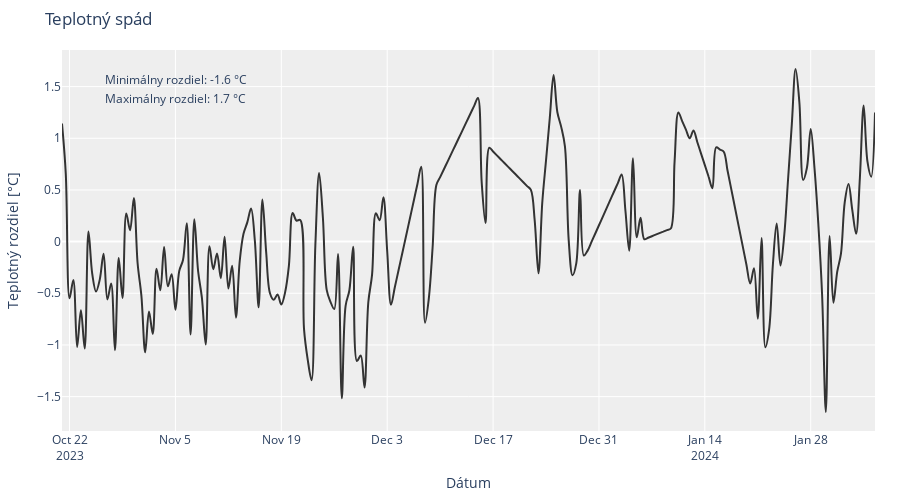

Notebook code cell kept with this figure:
### Code cell
import pandas as pd
import plotly.express as px

# Assuming df_M023 is your DataFrame
average_set = "12H"

# Convert 'time_server_UTC' to datetime and resample
df_M023['time_server_UTC'] = pd.to_datetime(df_M023['time_server_UTC'])

# Resample and compute mean for the relevant columns
df_temp_1 = df_M023.resample(average_set, on='time_server_UTC')[
    '20.pv1'].mean()
df_temp_2 = df_M023.resample(average_set, on='time_server_UTC')[
    '20.pv2'].mean()

# Calculate the difference between temperatures
temperature_difference = df_temp_2 - df_temp_1

# Interpolate missing values
temperature_difference_interpolated = temperature_difference.interpolate()

# Sort temperature_difference_interpolated by index
temperature_difference_interpolated = temperature_difference_interpolated.sort_index()

# Calculate min and max differences
min_difference = temperature_difference_interpolated.min()
max_difference = temperature_difference_interpolated.max()

# Create a Plotly line plot for temperature differences with interpolation
fig_temperature_difference = px.line()
fig_temperature_difference.add_scatter(
    x=temperature_difference_interpolated.index, y=temperature_difference_interpolated, name='Teplotný rozdiel', mode='lines', line_shape='spline', line_color='#333333')

fig_temperature_difference.update_layout(title='Teplotný spád',
                                         xaxis_title='Dátum',
                                         yaxis_title='Teplotný rozdiel [°C]',
                                         legend=dict(orientation='h', yanchor='bottom',
                                                     y=1.02, xanchor='right', x=1),
                                         plot_bgcolor='#EEEEEE',
                                         width=900, height=500,
                                         margin=dict(l=50, r=25, t=50, b=50))

# Add text annotations for min and max differences
fig_temperature_difference.add_annotation(
    text=f'Minimálny rozdiel: {min_difference:.1f} °C', xref='paper', yref='paper', x=0.05, y=0.95, showarrow=False)
fig_temperature_difference.add_annotation(
    text=f'Maximálny rozdiel: {max_difference:.1f} °C', xref='paper', yref='paper', x=0.05, y=0.90, showarrow=False)

# Show the plot
fig_temperature_difference.show()

### Figure 1 — Plotly figure (JSON) as saved in the notebook; plotly's stock layout.template omitted (floating-point values rounded to 4 significant figures; data arrays with more than 128 entries replaced by an {"elided": "..."} marker saying what was removed)
{"data": [{"hovertemplate": "<extra></extra>", "legendgroup": "", "line": {"color": "#636efa", "dash": "solid"}, "marker": {"symbol": "circle"}, "mode": "lines", "name": "", "orientation": "v", "showlegend": false, "type": "scatter", "xaxis": "x", "yaxis": "y"}, {"line": {"color": "#333333", "shape": "spline"}, "mode": "lines", "name": "Teplotný rozdiel", "type": "scatter", "x": {"elided": "216 str values"}, "y": {"elided": "216 float values"}}], "layout": {"annotations": [{"showarrow": false, "text": "Minimálny rozdiel: -1.6 °C", "x": 0.05, "xref": "paper", "y": 0.95, "yref": "paper"}, {"showarrow": false, "text": "Maximálny rozdiel: 1.7 °C", "x": 0.05, "xref": "paper", "y": 0.9, "yref": "paper"}], "height": 500, "legend": {"orientation": "h", "tracegroupgap": 0, "x": 1, "xanchor": "right", "y": 1.02, "yanchor": "bottom"}, "margin": {"b": 50, "l": 50, "r": 25, "t": 50}, "plot_bgcolor": "#EEEEEE", "title": {"text": "Teplotný spád"}, "width": 900, "xaxis": {"anchor": "y", "domain": [0, 1], "title": {"text": "Dátum"}}, "yaxis": {"anchor": "x", "domain": [0, 1], "title": {"text": "Teplotný rozdiel [°C]"}}}}
